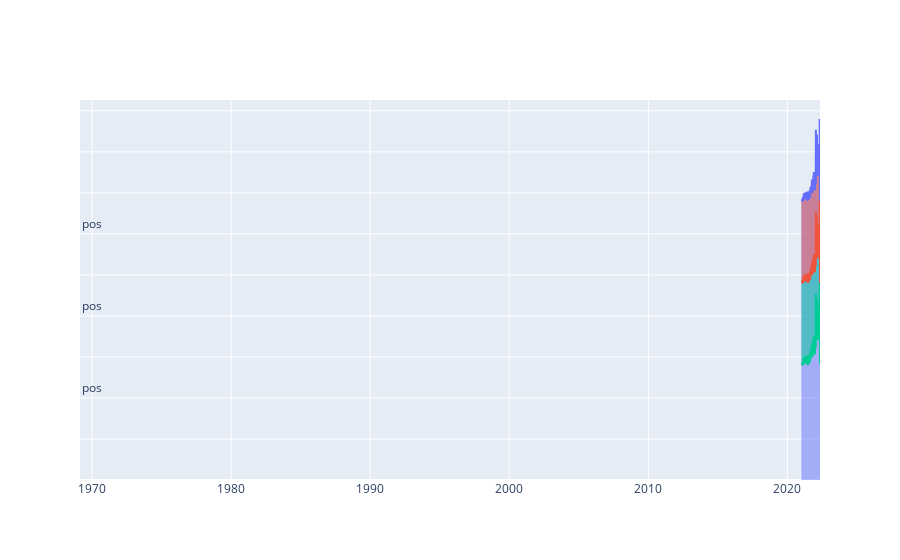

The notebook cell saved with this chart:
### Code cell
array_dict = {} # instantiating an empty dictionnary

sent_list = ['neg', 'neu', 'pos']
for sentiment in sent_list:
    array_dict[f'x_{sentiment}'] = vis5_df[vis5_df['sentiment']==sentiment]['date_t']
    array_dict[f'y_{sentiment}'] = vis5_df[vis5_df['sentiment']==sentiment]['count']
    array_dict[f'y_{sentiment}'] = (array_dict[f'y_{sentiment}'] - array_dict[f'y_{sentiment}'].min()) \
                                / (array_dict[f'y_{sentiment}'].max() - array_dict[f'y_{sentiment}'].min()) 

fig = go.Figure()
for index, sent in enumerate(sent_list):
    # fig.add_trace(go.Scatter(
    #                         x=[-20, 40], y=np.full(2, len(sent_list)-index),
    #                         mode='lines',
    #                         line_color='white'))
    
    fig.add_trace(go.Scatter(
                            x=array_dict[f'x_{sentiment}'],
                            y=array_dict[f'y_{sentiment}'] + (len(sent_list)-index) + 0.4,
                            fill='tonexty',
                            name=f'{sentiment}'))
    
    # plotly.graph_objects' way of adding text to a figure
    fig.add_annotation(
                        x=-20,
                        y=len(sent_list)-index,
                        text=f'{sentiment}',
                        showarrow=False,
                        yshift=10)

# here you can modify the figure and the legend titles
fig.update_layout(
                # title='Average temperature from 1950 until 2010 in Seattle',
                showlegend=False,
                # xaxis=dict(title='Temperature in degree Celsius'),
                yaxis=dict(showticklabels=False) # that way you hide the y axis ticks labels
                )

fig.show()

### Figure 1 — Plotly figure (JSON) as saved in the notebook; plotly's stock layout.template omitted (floating-point values rounded to 4 significant figures; data arrays with more than 128 entries replaced by an {"elided": "..."} marker saying what was removed)
{"data": [{"fill": "tonexty", "name": "pos", "type": "scatter", "x": {"elided": "481 str values"}, "y": {"elided": "481 float values"}}, {"fill": "tonexty", "name": "pos", "type": "scatter", "x": {"elided": "481 str values"}, "y": {"elided": "481 float values"}}, {"fill": "tonexty", "name": "pos", "type": "scatter", "x": {"elided": "481 str values"}, "y": {"elided": "481 float values"}}], "layout": {"annotations": [{"showarrow": false, "text": "pos", "x": -20, "y": 3, "yshift": 10}, {"showarrow": false, "text": "pos", "x": -20, "y": 2, "yshift": 10}, {"showarrow": false, "text": "pos", "x": -20, "y": 1, "yshift": 10}], "showlegend": false, "yaxis": {"showticklabels": false}}}
